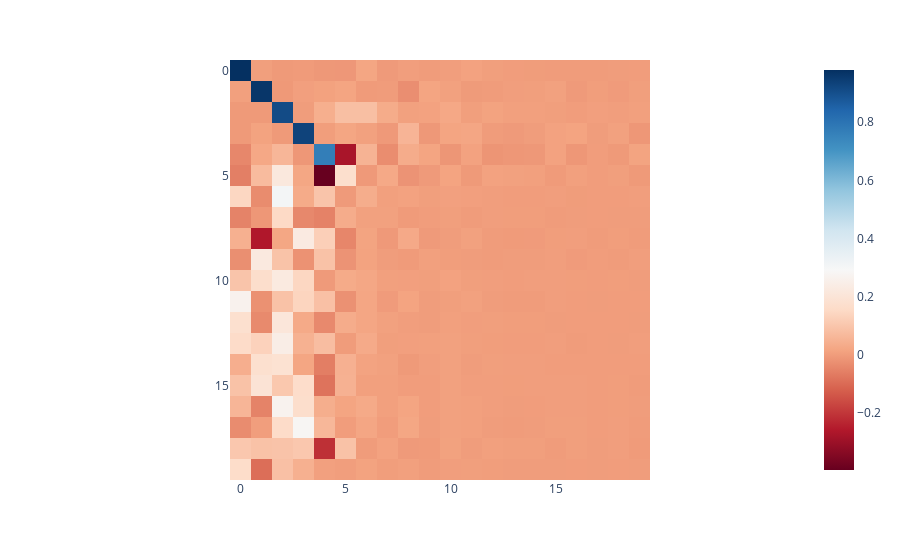

Source (notebook cell):
### Code cell
visualise_tensor(torch.zeros(2,2))

### Figure 1 — Plotly figure (JSON) as saved in the notebook; plotly's stock layout.template omitted (floating-point values rounded to 4 significant figures; data arrays with more than 128 entries replaced by an {"elided": "..."} marker saying what was removed)
{"data": [{"coloraxis": "coloraxis", "hovertemplate": "x: %{x}<br>y: %{y}<br>color: %{z}<extra></extra>", "name": "0", "type": "heatmap", "xaxis": "x", "yaxis": "y", "z": {"elided": "20x20 float values"}}], "layout": {"coloraxis": {"colorscale": [[0, "rgb(103,0,31)"], [0.1, "rgb(178,24,43)"], [0.2, "rgb(214,96,77)"], [0.3, "rgb(244,165,130)"], [0.4, "rgb(253,219,199)"], [0.5, "rgb(247,247,247)"], [0.6, "rgb(209,229,240)"], [0.7, "rgb(146,197,222)"], [0.8, "rgb(67,147,195)"], [0.9, "rgb(33,102,172)"], [1, "rgb(5,48,97)"]]}, "margin": {"t": 60}, "xaxis": {"anchor": "y", "constrain": "domain", "domain": [0, 1], "scaleanchor": "y"}, "yaxis": {"anchor": "x", "autorange": "reversed", "constrain": "domain", "domain": [0, 1]}}}
